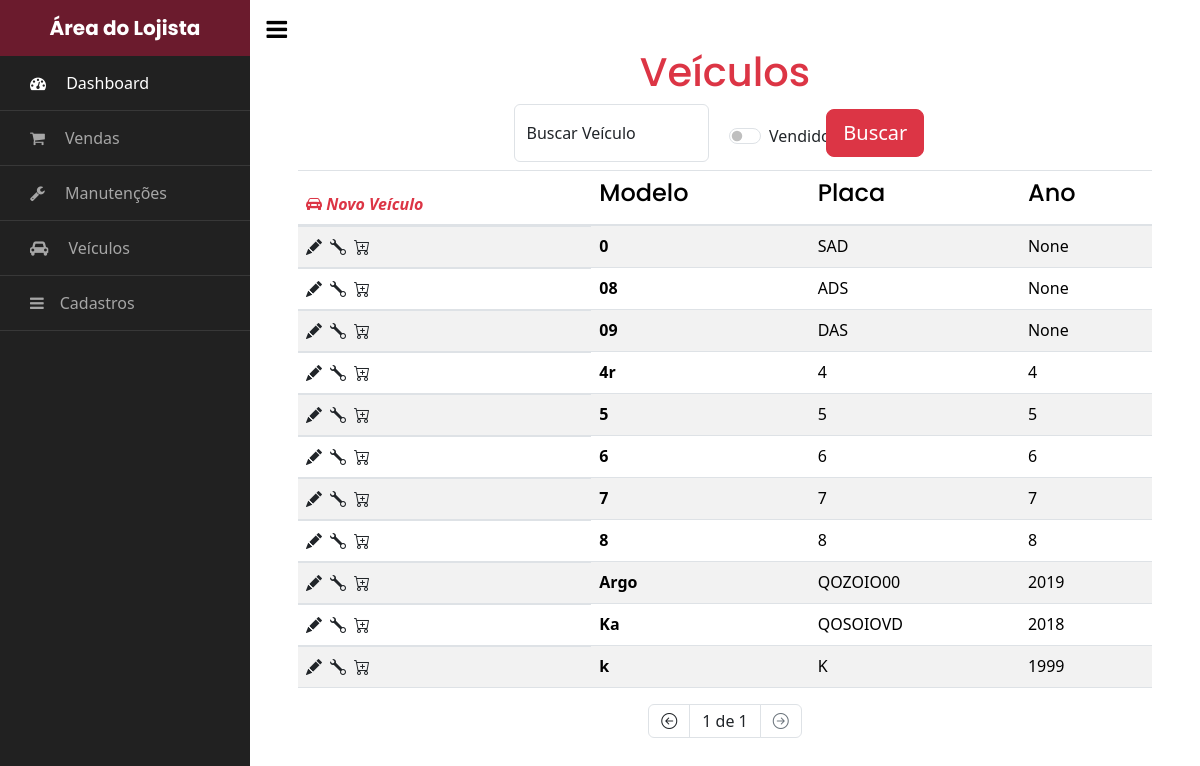
The page /area_do_lojista/veiculos/ (signed in) on the database as committed earlier.
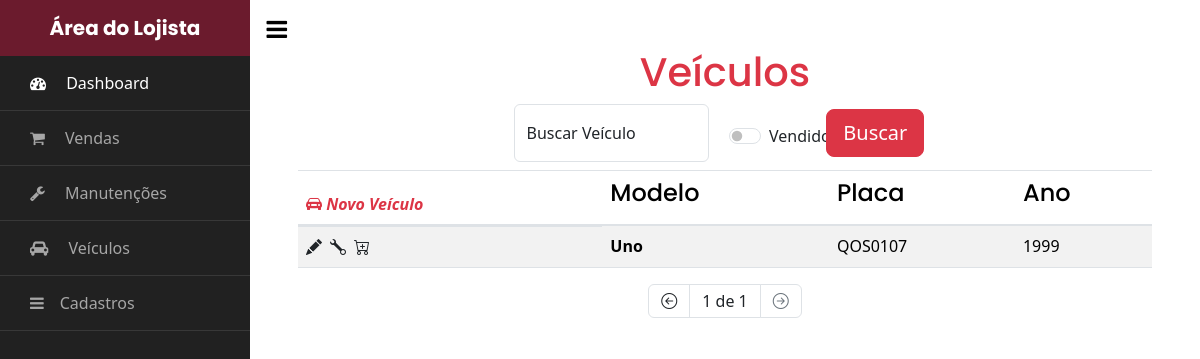
The same page on the database as committed later.
### veiculos/models.py (models this page shows, shortened)
class Veiculo(models.Model):
    id = models.AutoField(primary_key=True)
    marca = models.ForeignKey(Marca, on_delete=models.PROTECT, related_name='marca')
    modelo = models.CharField(max_length=50)
    ano = models.IntegerField(blank=True, null=True)
    placa = models.CharField(max_length=8, blank=True, null=True, unique=True)
    cor = models.CharField(max_length=50, blank=True, null=True)
    acessorios = models.ManyToManyField(Acessorio, related_name='acessorios')
    data_insercao = models.DateTimeField(auto_now_add=True)
    km = models.IntegerField(blank=True, null=True)
    vendido = models.BooleanField(default=False)
    valor = models.DecimalField(max_digits=10, decimal_places=2, blank=True, null=True)
    foto_capa = models.ImageField(upload_to='media/', blank=True, null=True)
    valor_compra = models.DecimalField(max_digits=10, decimal_places=2, blank=True, null=True)
    CAMBIO_CHOICES = [
        ('Automático', 'Automático'),
        ('Manual', 'Manual'),
    ]
    cambio = models.CharField(
        max_length=20,
        choices=CAMBIO_CHOICES,
        default='Manual',  # Pode definir o valor padrão se desejar
    )
    DIRECAO_CHOICES = [
        ('Hidráulica', 'Hidráulica'),
        ('Elétrica', 'Elétrica'),
        ('Mecânica', 'Mecânica'),
    ]
    direcao = models.CharField(
        max_length=20,
        choices=DIRECAO_CHOICES,
        default='Hidráulica',
    )

### gestao/views.py (the view)
# urls.py: path('veiculos/', Lista_Veiculos.as_view(), name='lista_veiculos'),
@method_decorator(login_required(login_url='login'), name='dispatch')
class Lista_Veiculos(ListView):
    model = Veiculo
    template_name = 'lista_veiculos.html'
    context_object_name = 'veiculos'
    paginate_by = 15  # Defina o número de itens por página aqui
    def get_queryset(self):
        veiculo = super(Lista_Veiculos, self).get_queryset()
        search = self.request.GET.get('search')
        vendido = self.request.GET.get('vendido')
        if search:
            veiculo = veiculo.filter(modelo__icontains=search)
        if vendido == 'on':
            veiculo = veiculo.filter(vendido=True)
        else:
            veiculo = veiculo.filter(vendido=False)
        return veiculo.order_by('modelo')
    def get_context_data(self, **kwargs):
        context = super().get_context_data(**kwargs)
        context['form'] = forms.Form(self.request.GET)
        return context

### gestao/templates/lista_veiculos.html (shortened to what the changed rows need)
{% extends 'base_lojista.html' %}
{% block content %}
    <h1 class="text-center text-danger">Veículos</h1>
        <table class="table table-striped table-responsive-md">
            <thead>
                <tr class="">
                    <th class=""><a href="/area_do_lojista/cadastrar_veiculo/" class="mr-2 link-dark"><i class="bi bi-car-front-fill text-danger"> Novo Veículo</i></a></th>
                    <th class=""><h4>Modelo</h4></th>
                    <th class=""><h4>Placa</h4></th>
                    <th class=""><h4>Ano</h4></th>
                </tr>
            </thead>
            <tbody>
                {% if veiculos %}
                {% for veiculo in veiculos %}
                    <tr class="">
                        <td class="d-flex flex-nowrapninocs">
                          <a href="/area_do_lojista/editar_veiculo/{{veiculo.id}}/" class="mr-2 link-dark"><i class="bi bi-pencil-fill link-offset-3-hover"></i></a>
                          <a href="/area_do_lojista/nova_manutencao/{{veiculo.id}}/" class="link-dark mr-2"><i class="bi bi-wrench"></i></a>
                          {% if not veiculo.vendido %}
                          <a href="/area_do_lojista/vender_veiculo/{{veiculo.id}}/" class="link-dark"><i class="bi bi-cart-plus"></i></a>
                          {% endif %}
                        </td>
                        <th class="" scope="row">{{ veiculo.modelo }}</th>
                        <td class="">{{ veiculo.placa|upper }}</td>
                        <td class="">{{ veiculo.ano }}</td>
                    </tr>
                    {% endfor %}
            </tbody>
        </table>
        {% else %}
        <p>Nenhum veículo em estoque</p>
    {% endif %}
{% endblock %}

Rows that differ between the two databases and show on the page:
removed Veiculo: modelo "0", placa "SAD", ano "None"
removed Veiculo: modelo "08", placa "ADS", ano "None"
removed Veiculo: modelo "09", placa "DAS", ano "None"
removed Veiculo: modelo "4r", placa "4", ano "4"
removed Veiculo: modelo "5", placa "5", ano "5"
removed Veiculo: modelo "6", placa "6", ano "6"
removed Veiculo: modelo "7", placa "7", ano "7"
removed Veiculo: modelo "8", placa "8", ano "8"
removed Veiculo: modelo "Argo", placa "QOZOIO00", ano "2019"
removed Veiculo: modelo "Ka", placa "QOSOIOVD", ano "2018"
removed Veiculo: modelo "k", placa "K", ano "1999"
added Veiculo: modelo "Uno", placa "QOS0107", ano "1999"
